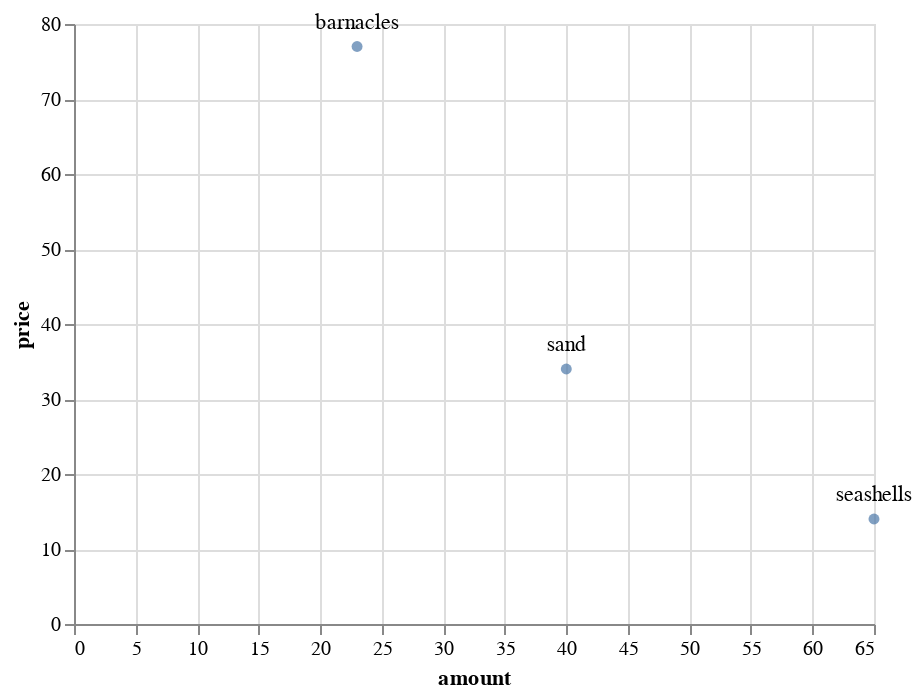

The cell this chart's notebook holds for it:
### Markdown cell above
## Moving labels above the points they're annotating

To push a label up, use `dy` when you build your `mark_text`. Note that the numbers are pixels.

### Code cell
base = alt.Chart(df).encode(
    x='amount',
    y='price',
    text='name'
)

base.mark_circle() + base.mark_text(dy=-12)

### Figure 1 — Vega-Lite specification as saved in the notebook (floating-point values rounded to 4 significant figures)
{"config": {"view": {"continuousWidth": 400, "continuousHeight": 300}}, "layer": [{"mark": "circle", "encoding": {"text": {"field": "name", "type": "nominal"}, "x": {"field": "amount", "type": "quantitative"}, "y": {"field": "price", "type": "quantitative"}}}, {"mark": {"type": "text", "dy": -12}, "encoding": {"text": {"field": "name", "type": "nominal"}, "x": {"field": "amount", "type": "quantitative"}, "y": {"field": "price", "type": "quantitative"}}}], "data": {"name": "data-29d3f18cf4848a095a8b607caba2e4e0"}, "$schema": "https://vega.github.io/schema/vega-lite/v4.17.0.json", "datasets": {"data-29d3f18cf4848a095a8b607caba2e4e0": [{"name": "seashells", "amount": 65, "price": 14}, {"name": "sand", "amount": 40, "price": 34}, {"name": "barnacles", "amount": 23, "price": 77}]}}
